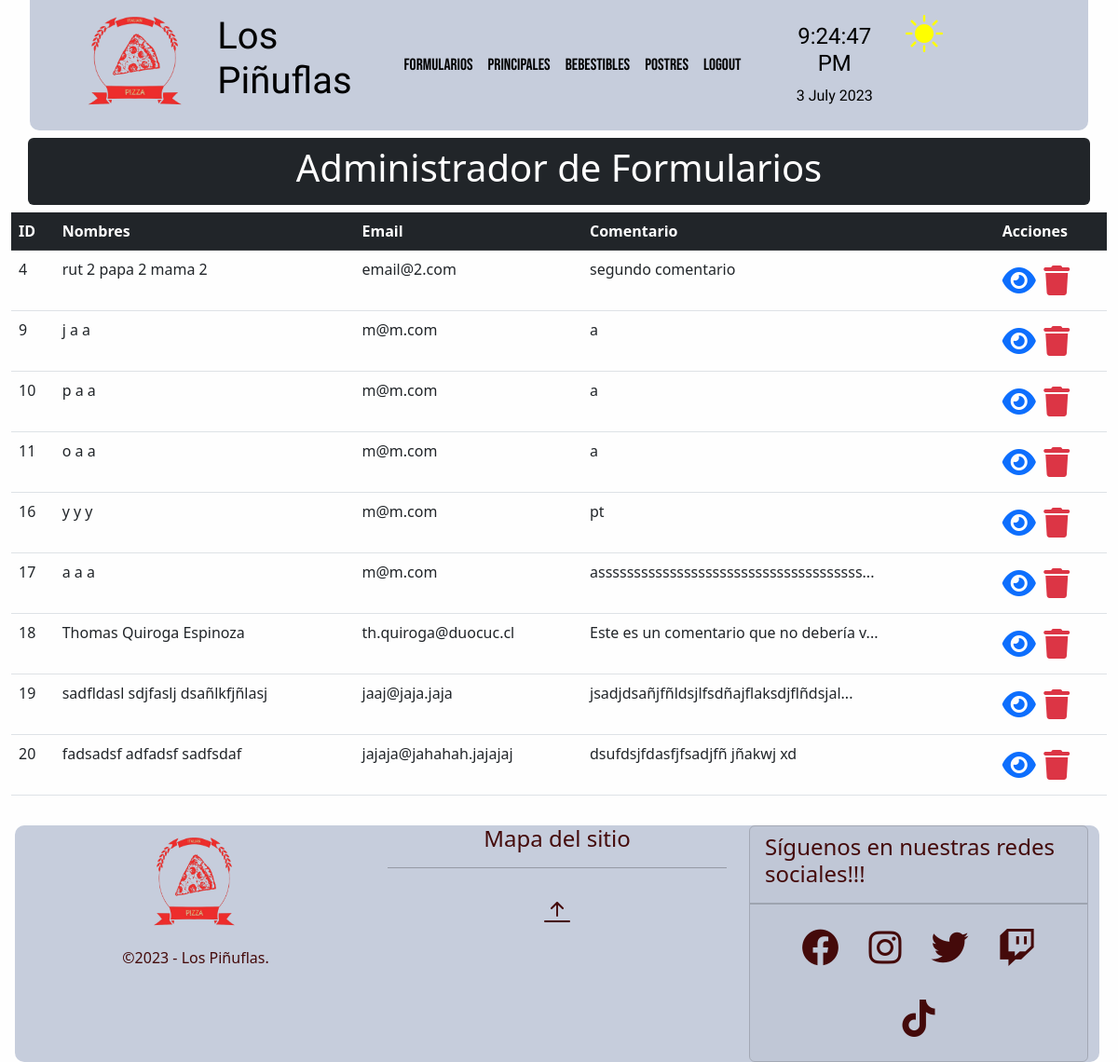
The page /crud/formularios/ on the database as committed earlier.
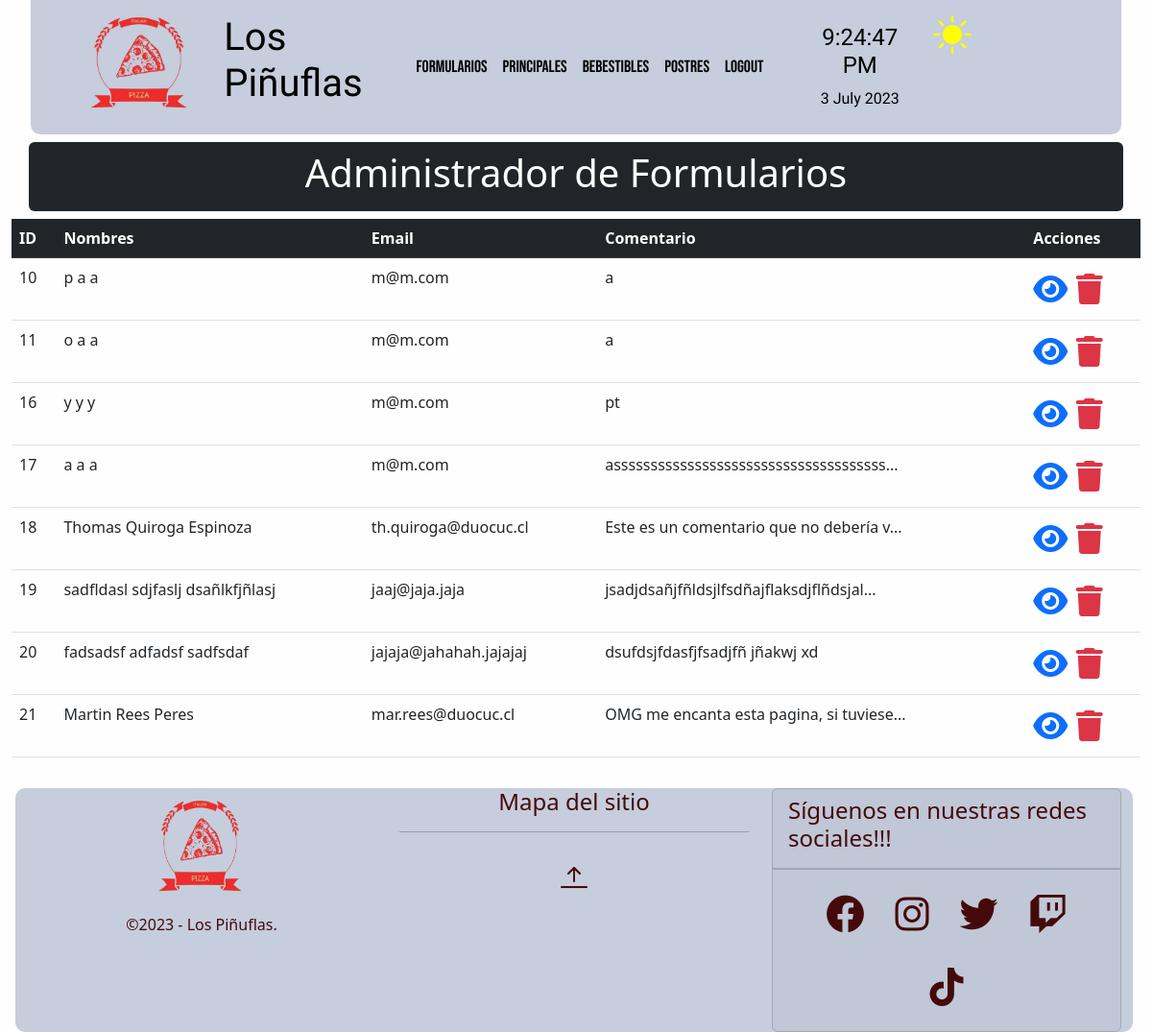
The same page on the database as committed later.
### crud/models.py (models this page shows, shortened)
class Formulario(models.Model):
    nombre=models.CharField(max_length=15)
    paterno=models.CharField(max_length=15)
    materno=models.CharField(max_length=15)
    rut=models.CharField(max_length=12)
    email=models.EmailField()
    comentarios=models.CharField(max_length=501)
    class Meta:
        verbose_name = 'formulario'
        verbose_name_plural = 'formularios'

### crud/views.py (the view)
# urls.py: path('formularios/', formulario_list, name="formularios"),
def formulario_list(request):
    context = {'formularios': Formulario.objects.all()}
    return render(request,'crud/formularios.html',context)

### crud/templates/crud/formularios.html (shortened to what this page needs)
{% extends 'crud/base.html' %}
{% load static %}
{% block content %}
<div class="container my-2 p-2 bg-dark text-white text-center rounded">
    <h1>Administrador de Formularios</h1>
</div>
<div class="container-fluid my-2">
    <div class="table-responsive">
        <table class="table">
            <thead class="table-dark">
                <tr>
                    <th>ID</th>
                    <th>Nombres</th>
                    <th>Email</th>
                    <th>Comentario</th>
                    <th>Acciones</th>
                </tr>
            </thead>
            <tbody>
                {% for formulario in formularios %}
                <tr>
                    <td>{{formulario.id}}</td>
                    <td>{{formulario.nombre}} {{formulario.paterno}} {{formulario.materno}}</td>
                    <td>{{formulario.email}}</td>
                    <td>
                        <div class="elementoComentario">{{ formulario.comentarios }}</div>
                    </td>
                    <td>
                        <a class="text-decoration-none" href="{% url 'formulario-detail' formulario_id=formulario.id %}">
                            <span class="text-primary fs-2">
                                <i class="fa-solid fa-eye"></i>
                            </span>
                        </a>
                        <a class="text-decoration-none"
                            href="{% url 'formulario-delete' formulario_id=formulario.id %}">
                            <span class="text-danger fs-2">
                                <i class="fa-solid fa-trash"></i>
                            </span>
                        </a>
                    </td>
                </tr>
                {% endfor %}
            </tbody>
        </table>
    </div>
</div>
{% endblock %}

Rows that differ between the two databases and show on the page:
removed Formulario: id "4", nombre "rut 2", paterno "papa 2", materno "mama 2", email "email@2.com", comentarios "segundo comentario"
removed Formulario: id "9", nombre "j", paterno "a", materno "a", email "m@m.com", comentarios "a"
added Formulario: id "21", nombre "Martin", paterno "Rees", materno "Peres", email "mar.rees@duocuc.cl", comentarios "OMG me encanta esta pagina, si tuviese..."
